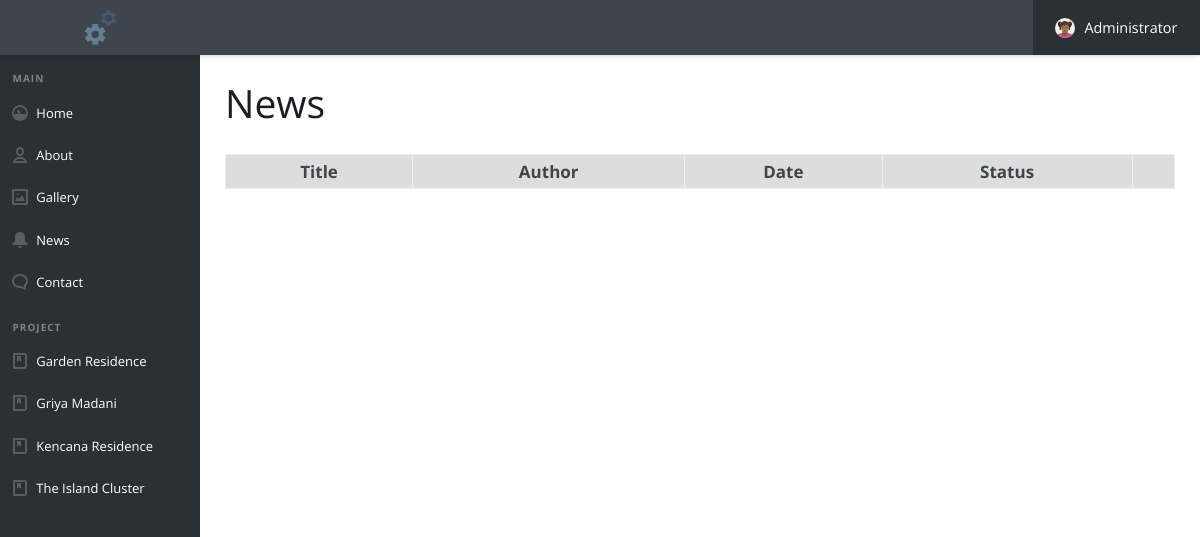
/adm/news.php (signed in), run on an earlier commit of the app's database.
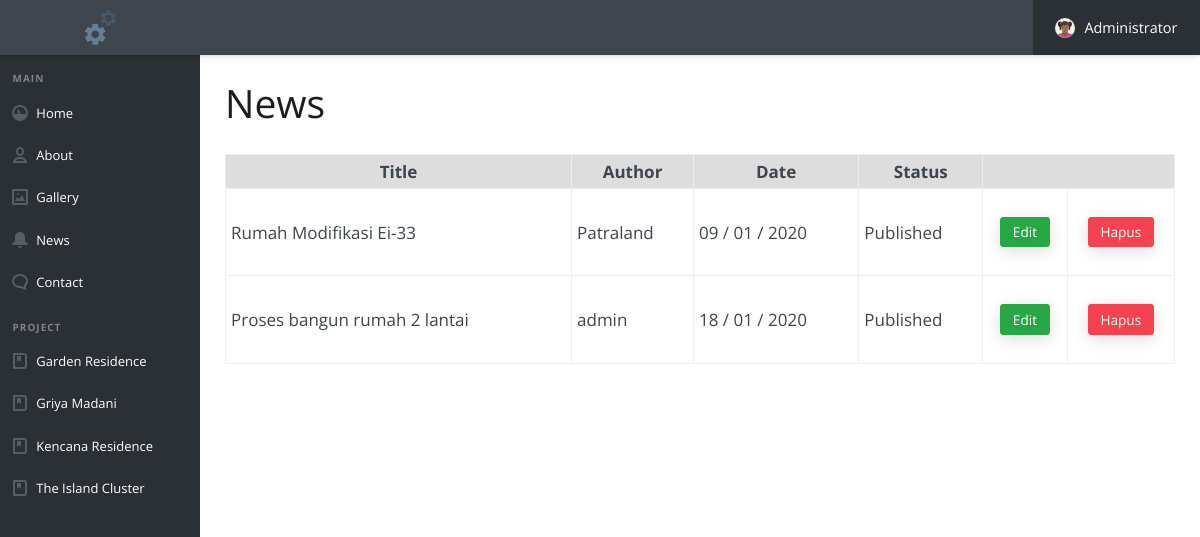
And on a later commit of the database.
### tables this page shows
CREATE TABLE `tb_news` (
  `id_news` int(11) NOT NULL,
  `image` mediumtext NOT NULL,
  `title` mediumtext NOT NULL,
  `author` varchar(50) NOT NULL,
  `date` varchar(50) NOT NULL,
  `status` varchar(50) NOT NULL,
  `description` longtext NOT NULL
);

### adm/news.php (the view, shortened to what this page needs)
<?php
include("../config/conn.php");
?>
<!doctype html>
<html lang="en">
<head>
  <link rel="stylesheet" href="assets/css/style.css">
</head>
<body>
  <?php include("includes/header.php"); ?>
  <main class="cd-main-content">
    <?php include("includes/navbar.php"); ?>
    <div class="cd-content-wrapper">
      <h2>News</h2></h2><br>
      <p>
        <?php
        if (isset($_GET['pageno'])) {
          $pageno = $_GET['pageno'];
        } else {
          $pageno = 1;
        }
        $no_of_records_per_page = 10;
        $offset = ($pageno-1) * $no_of_records_per_page;
        $sql = "SELECT * FROM tb_news LIMIT $offset, $no_of_records_per_page";
        $res_data = mysqli_query($db,$sql);
        ?>
        <div style="overflow-x:auto;">
          <table cellpadding="5" width="100%" border=1>
            <tr style="background:#ddd; font-weight:bolder;">
              <th>Title</th>
              <th>Author</th>
              <th>Date</th>
              <th>Status</th>
              <th colspan="2"></th>
            </tr>
            <?php
            while($data = mysqli_fetch_array($res_data)) {
              ?>
              <tr>
                <td><?php echo $data['title']; ?></td>
                <td><?php echo $data['author']; ?></td>
                <td><?php echo $data['date']; ?></td>
                <td><?php echo $data['status']; ?></td>
                <td align="center"><br><a class="btn btn--primary btn--sm" style="background:#28a745;" href="edit-news.php?id=<?php echo $data['id_news']; ?>&act=edit">Edit</a><br><br></td>
                <td align="center"><br><a class="btn btn--accent btn--sm" href="?id=<?php echo $data['id_news']; ?>&act=del">Hapus</a><br><br></td>
              </tr>
            <?php } ?>
          </table>
        </div><br>
    </p>
  </div>
</main>
</body>
</html>

What changed in the data, as far as the page shows it:
added tb_news: title "Rumah Modifikasi Ei-33", author "Patraland", date "09 / 01 / 2020", status "Published"
added tb_news: title "Proses bangun rumah 2 lantai", author "admin", date "18 / 01 / 2020", status "Published"
